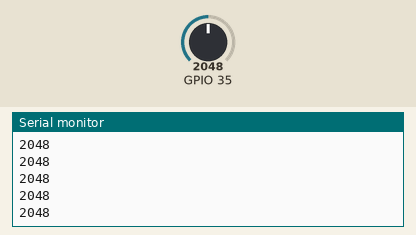
The sketch below on a simulated ESP32. Shown: the last lines printed to the serial monitor. The inputs (shaded band) are chosen by the test bench; at power-on: GPIO 35 = 2048.

Above: at 1.2 s.
1.3 s: GPIO 35 set to 2866
At 1.62 s:
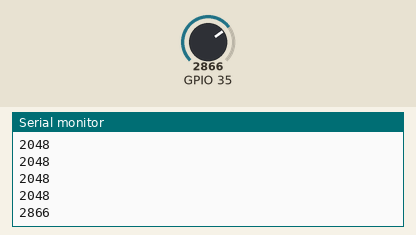
2.8 s: GPIO 35 set to 3603
At 2.82 s:
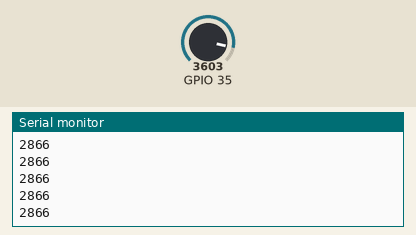
Timing chart, 0 to 5.8 s (numbered marks = the images above; inputs shaded):
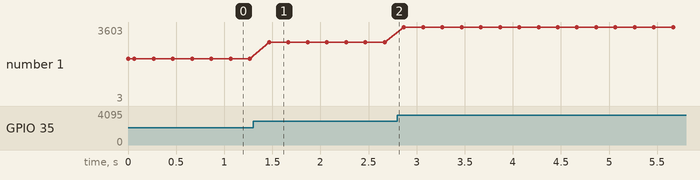

Measured:
- after the input at 1.3 s, the serial monitor: prints a new line after 0.17 s (image 1)
- plotted number 1: 2048 → 2866 after the input at 1.3 s, 2866 → 3 after the input at 2.8 s

The sketch:

AC_Voltmeter_zmpt101_calibration.ino
```cpp
void setup()
{
Serial.begin(300);
}

void loop()
{
Serial.println(analogRead(35));
//delay(100);
}
```
